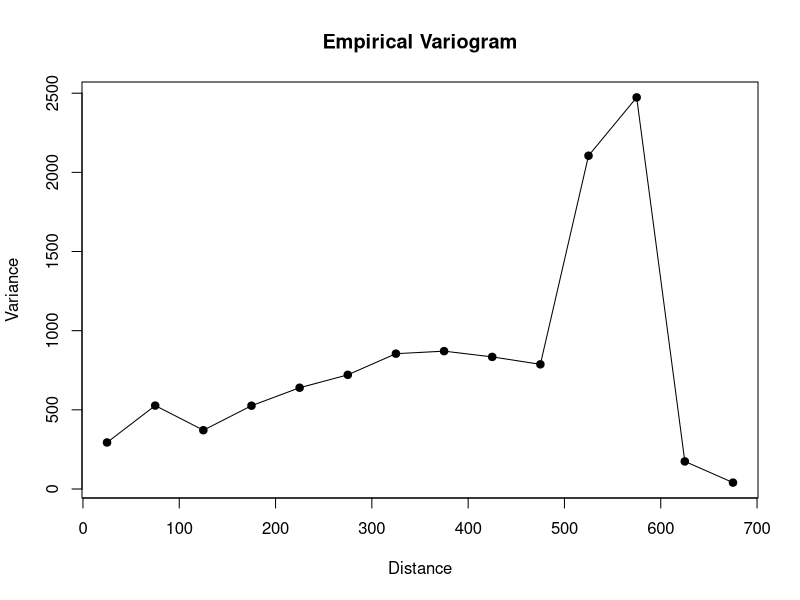
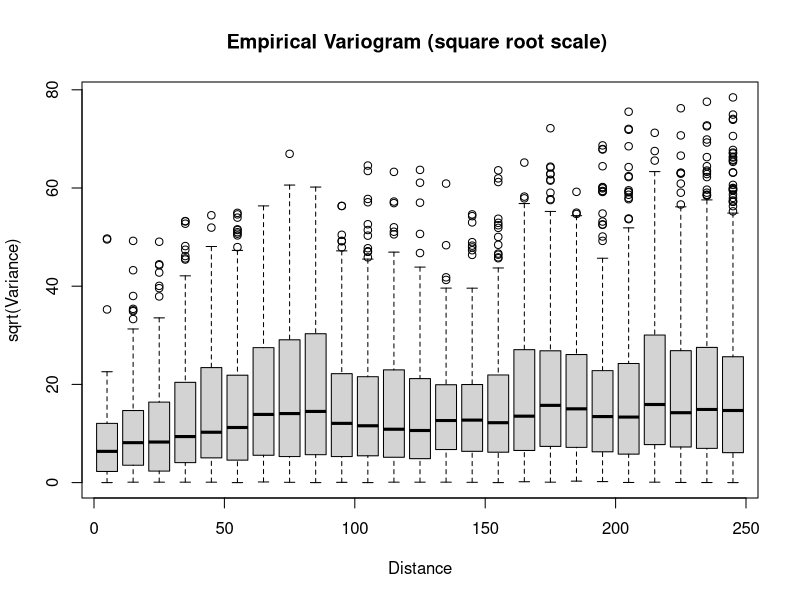
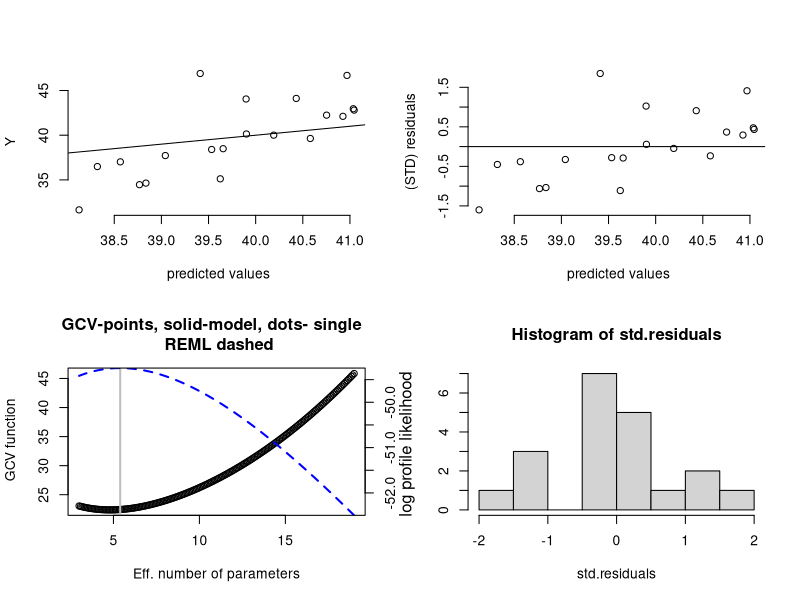
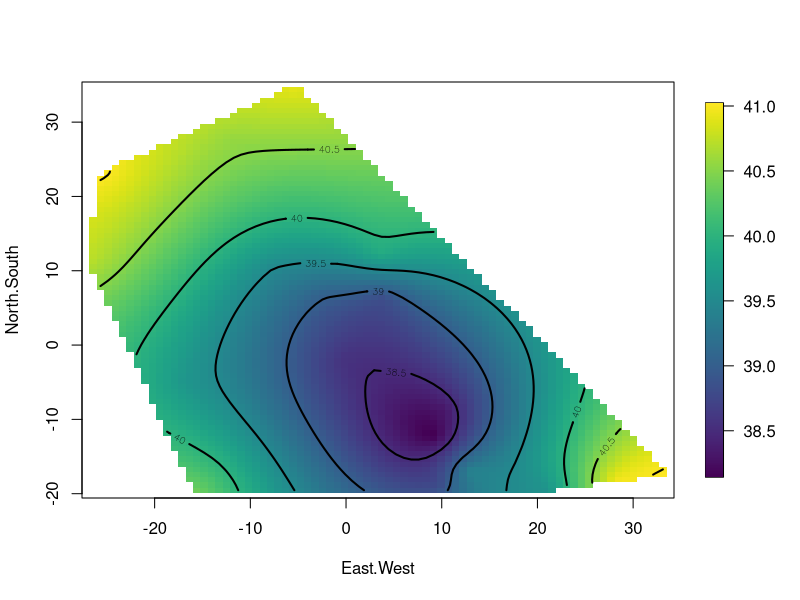
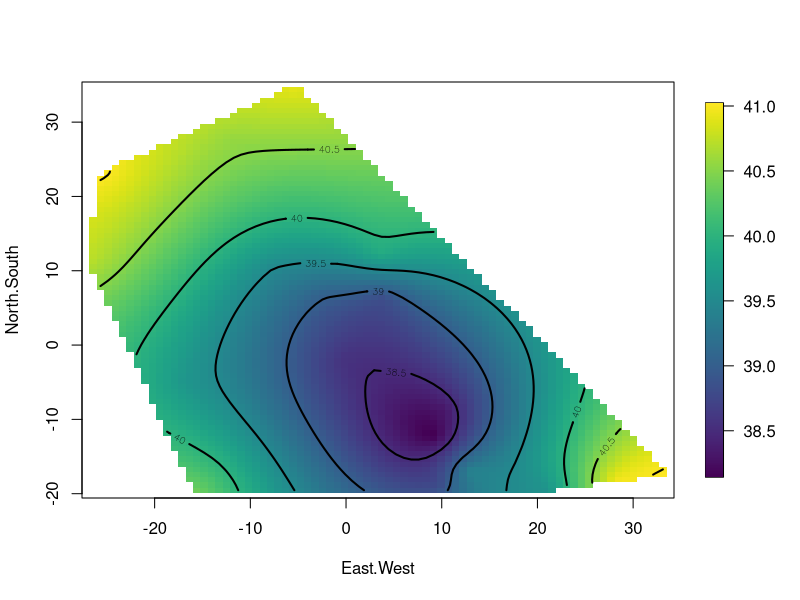
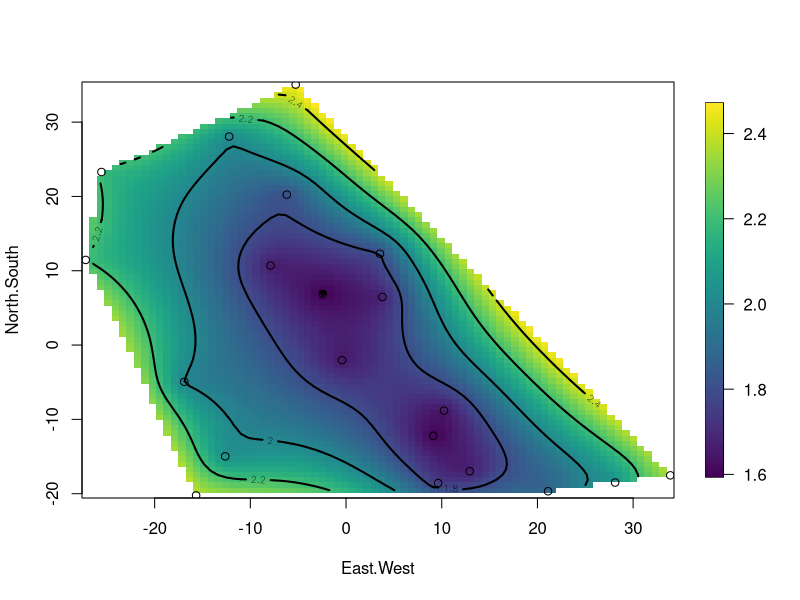

Recreate these plots in R, in order. (Note: this script raises an error after producing the figures.)
library(fields)
#
# compute variogram for the midwest ozone field  day 16
# (BTW this looks a bit strange!)
#
data( ozone2)
good<- !is.na(ozone2$y[16,])
x<- ozone2$lon.lat[good,] 
y<- ozone2$y[16,good]

look<-vgram( x,y, N=15, lon.lat=TRUE) # locations are in lon/lat so use right
#distance
# take a look:
plot(look, pch=19)
#lines(look$centers, look$stats["mean",], col=4)

brk<- seq( 0, 250,, (25 + 1) ) # will give 25 bins.

## or some boxplot bin summaries

boxplotVGram(look, breaks=brk, plot.args=list(type="o"))
plot(look, add=TRUE, breaks=brk, col=4)

#############################
#############################
#############################
# Kriging
# a 2-d example 
# fitting a surface to ozone  
# measurements. Exponential covariance, range parameter is 20 (in miles) 

fit <- Krig(ChicagoO3$x, ChicagoO3$y, theta=20)  

summary( fit) # summary of fit 
set.panel( 2,2) 
plot(fit) # four diagnostic plots of fit  
set.panel()
surface( fit, type="C") # look at the surface 

# predict at data
predict( fit)

# predict using 7.5 effective degrees of freedom:
predict( fit, df=7.5)


# predict on a grid ( grid chosen here by defaults)
out<- predictSurface( fit)
surface( out, type="C") # option "C" our favorite

# predict at arbitrary points (10,-10) and (20, 15)
xnew<- rbind( c( 10, -10), c( 20, 15))
predict( fit, xnew)

# standard errors of prediction based on covariance model.  
predictSE( fit, xnew)

# surface of standard errors on a default grid
predictSurfaceSE( fit)-> out.p # this takes some time!
surface( out.p, type="C")
points( fit$x)

## Not run: 
# Using another stationary covariance. 
# smoothness is the shape parameter for the Matern. 

fit <- Krig(ChicagoO3$x, ChicagoO3$y, 
            Covariance="Matern", theta=10, smoothness=1.0)  
summary( fit)

#
# Roll your own: creating very simple user defined Gaussian covariance 
#

test.cov <- function(x1,x2,theta,marginal=FALSE,C=NA){
  # return marginal variance
  if( marginal) { return(rep( 1, nrow( x1)))}
  
  # find cross covariance matrix     
  temp<- exp(-(rdist(x1,x2)/theta)**2)
  if( is.na(C[1])){
    return( temp)}
  else{
    return( temp%*%C)}
} 
#
# use this and put in quadratic polynomial fixed function 


fit.flame<- Krig(flame$x, flame$y, cov.function="test.cov", m=3, theta=.5)

#
# note how range parameter is passed to Krig.   
# BTW:  GCV indicates an interpolating model (nugget variance is zero) 
# This is the content of the warning message.

# take a look ...
surface(fit.flame, type="I") 

## End(Not run)

# 
# Thin plate spline fit to ozone data using the radial 
# basis function as a generalized covariance function 
#
# p=2 is the power in the radial basis function (with a log term added for 
# even dimensions)
# If m is the degree of derivative in penalty then p=2m-d 
# where d is the dimension of x. p must be greater than 0. 
#  In the example below p = 2*2 - 2 = 2  
#

out<- Krig( ChicagoO3$x, ChicagoO3$y,cov.function="Rad.cov", 
            m=2,p=2,scale.type="range") 

# See also the Fields function Tps
# out  should be identical to  Tps( ChicagoO3$x, ChicagoO3$y)
# 

# A Knot example

data(ozone2)
y16<- ozone2$y[16,] 

# there are some missing values -- remove them 
good<- !is.na( y16)
y<- y16[good] 
x<- ozone2$lon.lat[ good,]

#
# the knots can be arbitrary but just for fun find them with a space 
# filling design. Here we select  50 from the full set of 147 points
#
xknots<- cover.design( x, 50, num.nn= 75)$design  # select 50 knot points

out<- Krig( x, y, knots=xknots,  cov.function="Exp.cov", theta=300)  
summary( out)
# note that that trA found by GCV is around 17 so 50>17  knots may be a 
# reasonable approximation to the full estimator. 
#
## Not run: 
# the plot 
surface( out, type="C")
US( add=TRUE)
points( x, col=2)
points( xknots, cex=2, pch="O")

## End(Not run)
## Not run: 
## A quick way to deal with too much data if you intend to smooth it anyway
##  Discretize the locations to a grid, then apply Krig 
##  to the discretized locations:
## 
RM.approx<- as.image(RMprecip$y, x=RMprecip$x, nx=20, ny=20)

# take a look:
image.plot( RM.approx)
# discretized data (observations averaged if in the same grid box)
# 336 locations -- down form the  full 806

# convert the image format to locations, obs and weight vectors
yd<- RM.approx$z[RM.approx$ind]
weights<- RM.approx$weights[RM.approx$ind] # takes into account averaging
xd<- RM.approx$xd

obj<- Krig( xd, yd, weights=weights, theta=4)

# compare to the full fit:
# Krig( RMprecip$x, RMprecip$y, theta=4) 

## End(Not run)
